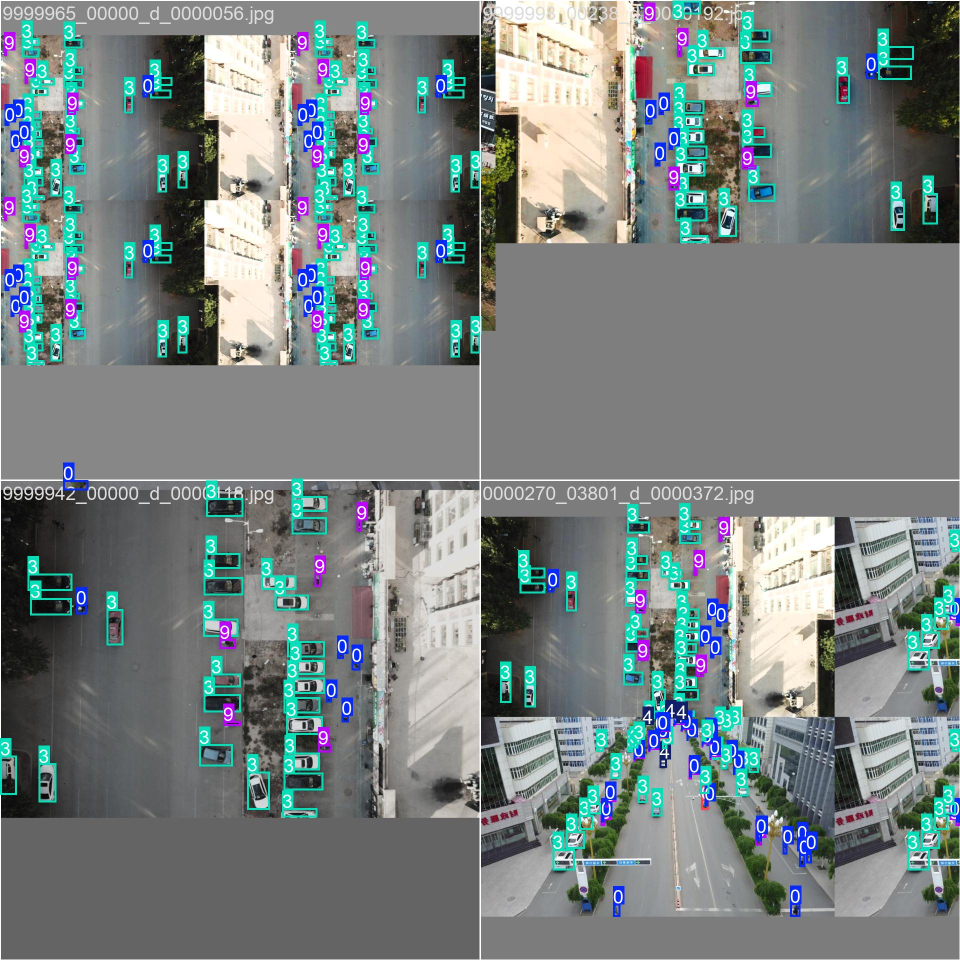
#> input picture scripts/runs/detect/runs/birdeye/yolo26n_visdrone-2/train_batch0.jpg, 1920 x 1920 px (shown at 1/2 size)
$ python -i cinematic.py   (imports and definitions only)
#> lines starting #> are read from the running program, lines starting #| are printed output that depends on the picture; after the words box and inside, x2 and y2 are one past the last pixel; in counts of white or black regions, pixels touching at a corner belong together
#> further down, picture is the input picture: shape (1920, 1920, 3); mean B, G, R 128.8, 129.5, 119.9
import cv2
import numpy as np


# [9 lines left out: function chromatic_aberration, not called in this run]


def add_bloom(img, threshold=200, blur_size=25, intensity=0.5):
    """Glowing highlight bloom - makes headlights/taillights radiate."""
#> called with threshold = 200, blur_size = 25, intensity = 0.5
    gray = cv2.cvtColor(img, cv2.COLOR_BGR2GRAY)
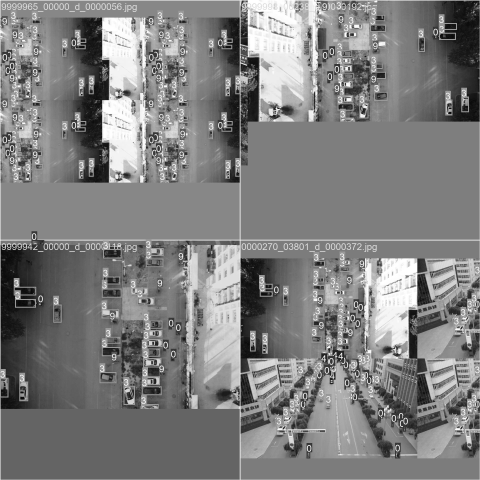
#> gray: shape (1920, 1920) (shown at 1/4 size); min 0, max 255, mean 126.6
    _, mask = cv2.threshold(gray, threshold, 255, cv2.THRESH_BINARY)
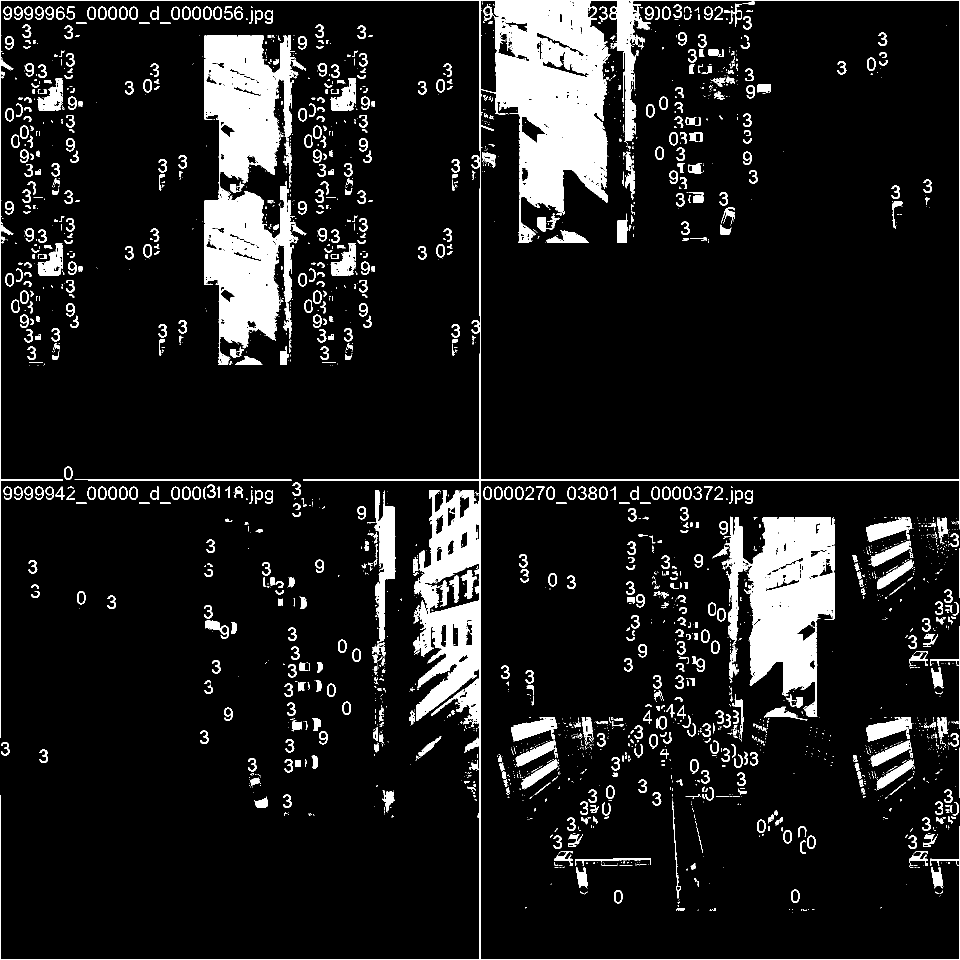
#> mask: shape (1920, 1920) (shown at 1/2 size); 10.7% white; 2686 white regions (1901 under 20 px), largest, box (x1, y1, x2, y2) and area: (0, 0, 1920, 1920) 133879, (409, 70, 595, 730) 74250, (1449, 1033, 1670, 1434) 49870
    mask_3ch = cv2.cvtColor(mask, cv2.COLOR_GRAY2BGR)
    bright = cv2.bitwise_and(img, mask_3ch)
    bloom = cv2.GaussianBlur(bright, (0, 0), sigmaX=blur_size)
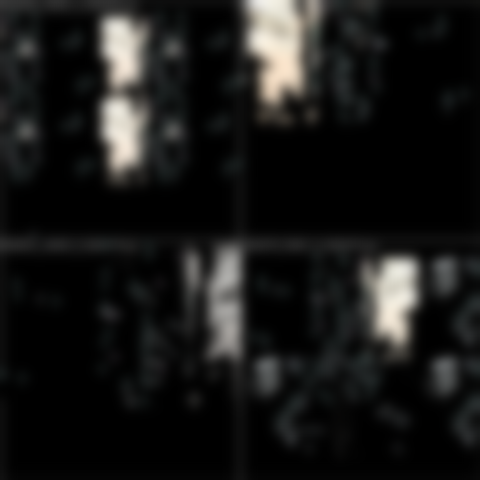
#> bloom: shape (1920, 1920, 3) (shown at 1/4 size); mean B, G, R 23.9, 24.8, 24.8
    return cv2.addWeighted(img, 1.0, bloom, intensity, 0)
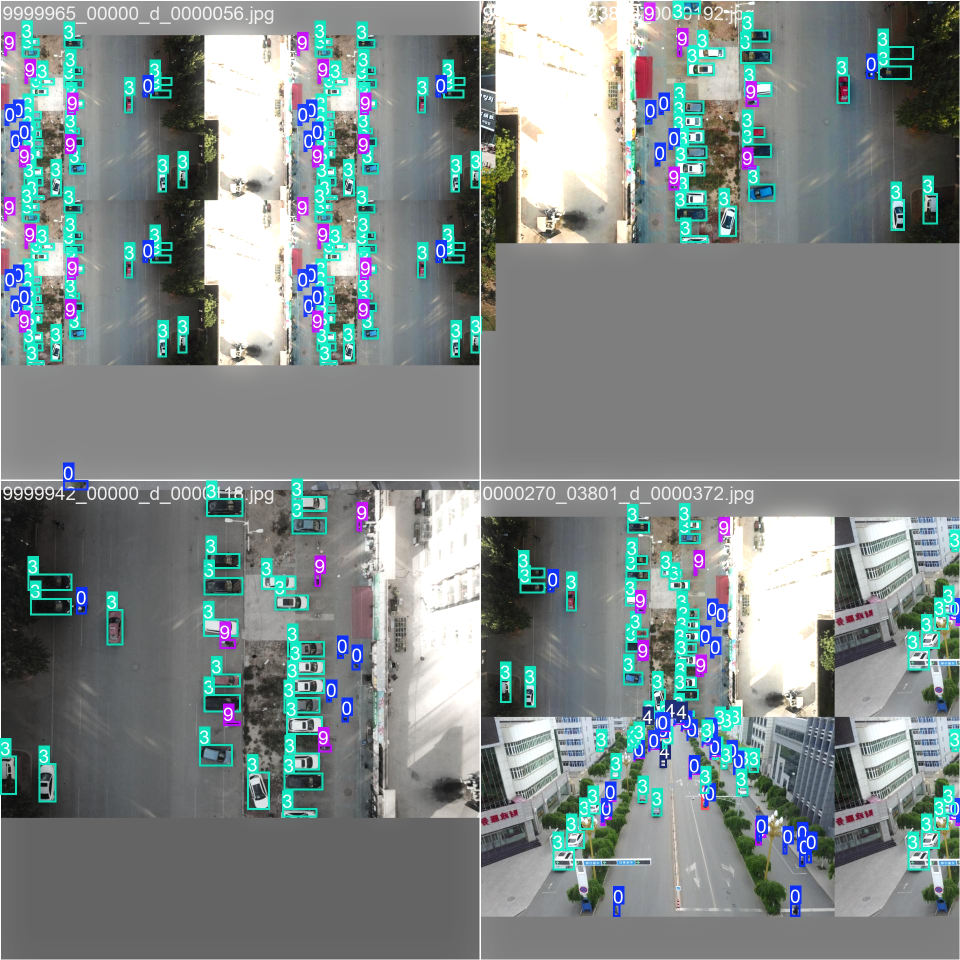
#> returned value: shape (1920, 1920, 3) (shown at 1/2 size); mean of channels 0, 1, 2 137.4, 137.4, 127.1; drawn as B, G, R


class MotionTrailBuffer:
    """Accumulates a fading trail of bright motion (headlights/taillights)
    across frames - call update() every frame, get the trail-augmented
    frame back."""

    def __init__(self, shape, decay=0.85):
        self.buffer = np.zeros(shape, dtype=np.float32)
        self.decay = decay

    # [102 lines left out: functions update, unfold_warp, glowing_edges, extract_light_particles, render_particle_field, draw_point_marker, not called in this run]

>>> import cv2
>>> picture = cv2.imread('../runs/detect/runs/birdeye/yolo26n_visdrone-2/train_batch0.jpg')
>>> result = add_bloom(picture)

$ run again, on scripts/runs/detect/runs/birdeye/yolo26n_visdrone-2/train_batch1.jpg
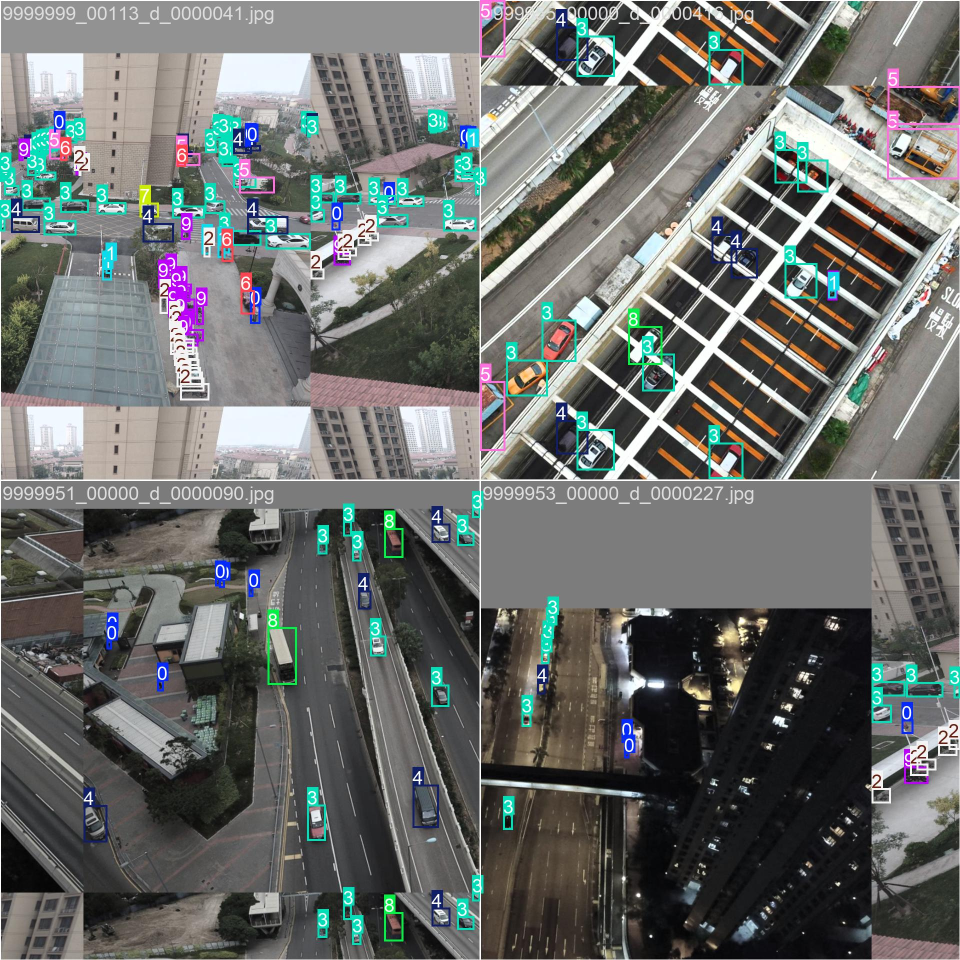
#> input picture scripts/runs/detect/runs/birdeye/yolo26n_visdrone-2/train_batch1.jpg, 1920 x 1920 px (shown at 1/2 size)
#> picture is the input picture: shape (1920, 1920, 3); mean B, G, R 107, 109.1, 106.5
#> in add_bloom, `_, mask = cv2.threshold(gray, threshold, 255, cv2.THRESH_BINARY)`:
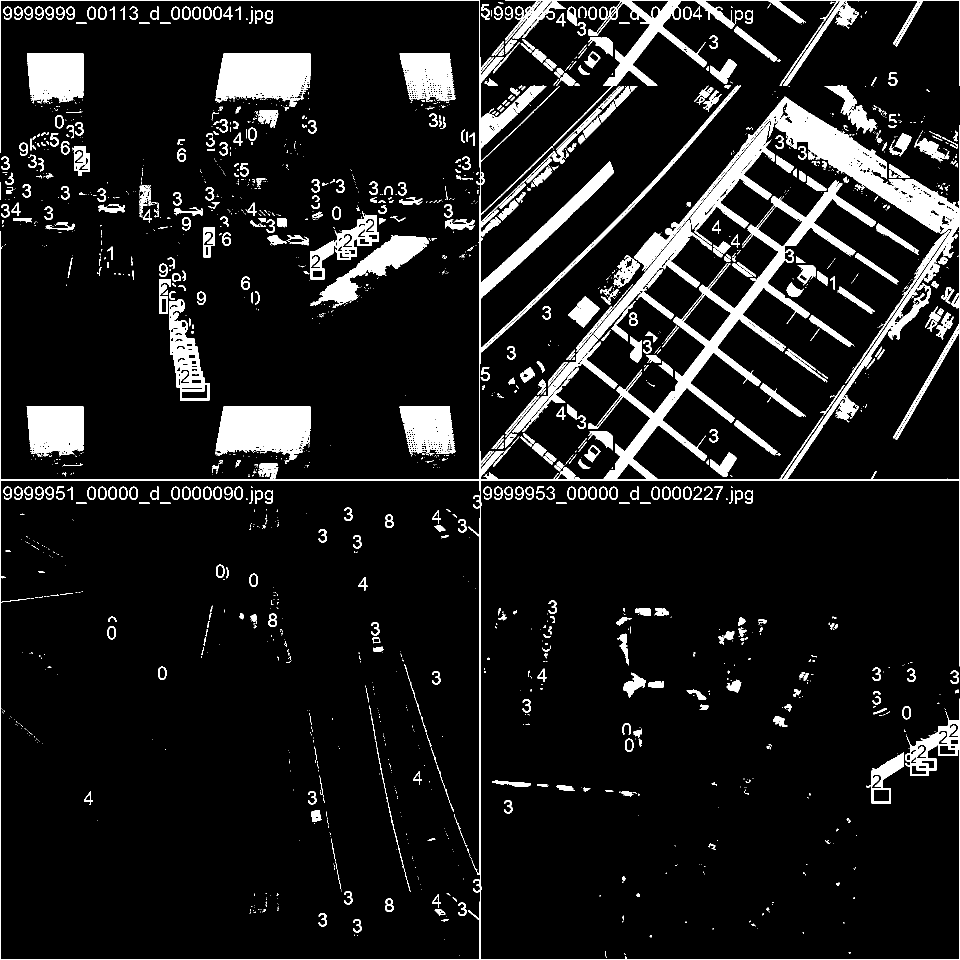
#> mask: shape (1920, 1920) (shown at 1/2 size); 9.8% white; 1964 white regions (1366 under 20 px), largest, box (x1, y1, x2, y2) and area: (0, 0, 1920, 1920) 121496, (1011, 0, 1920, 292) 18689, (431, 813, 621, 920) 16056
#> in add_bloom, `return cv2.addWeighted(img, 1.0, bloom, intensity, 0)`:
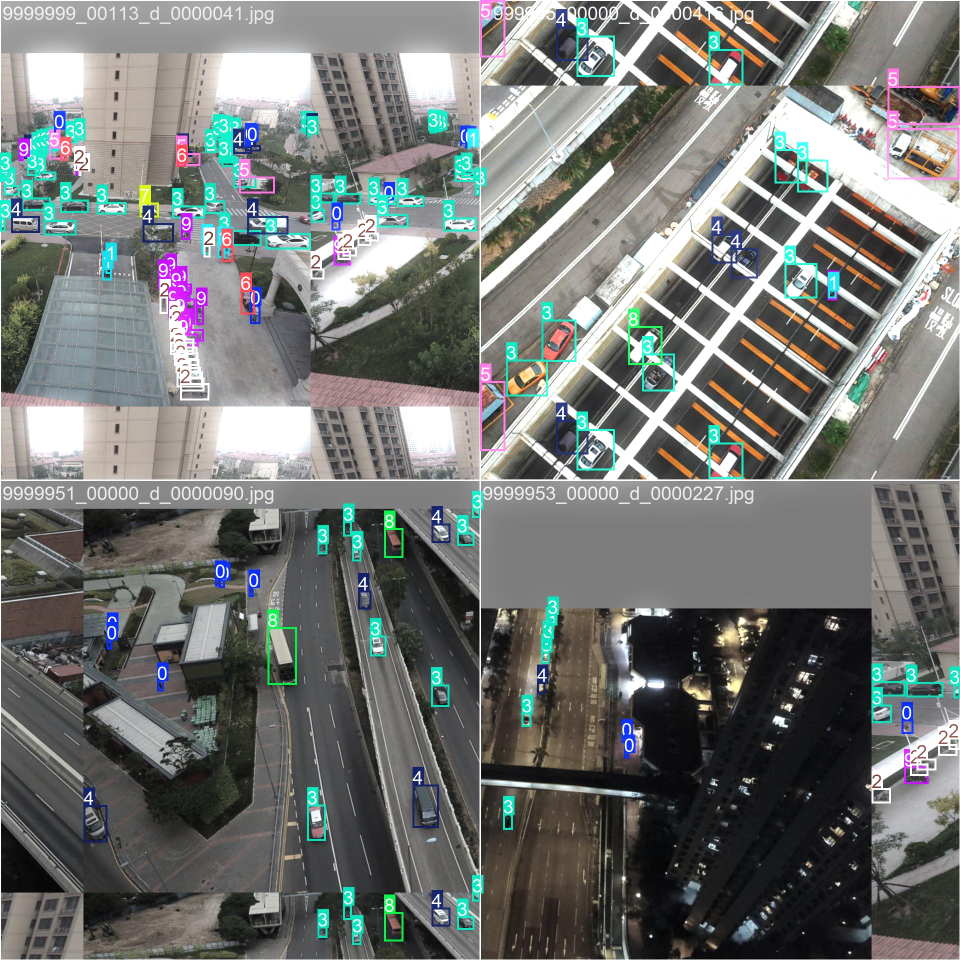
#> returned value: shape (1920, 1920, 3) (shown at 1/2 size); mean of channels 0, 1, 2 115.4, 117.7, 115.2; drawn as B, G, R

$ run again, on scripts/runs/detect/runs/birdeye/yolo26n_visdrone-2/train_batch145620.jpg
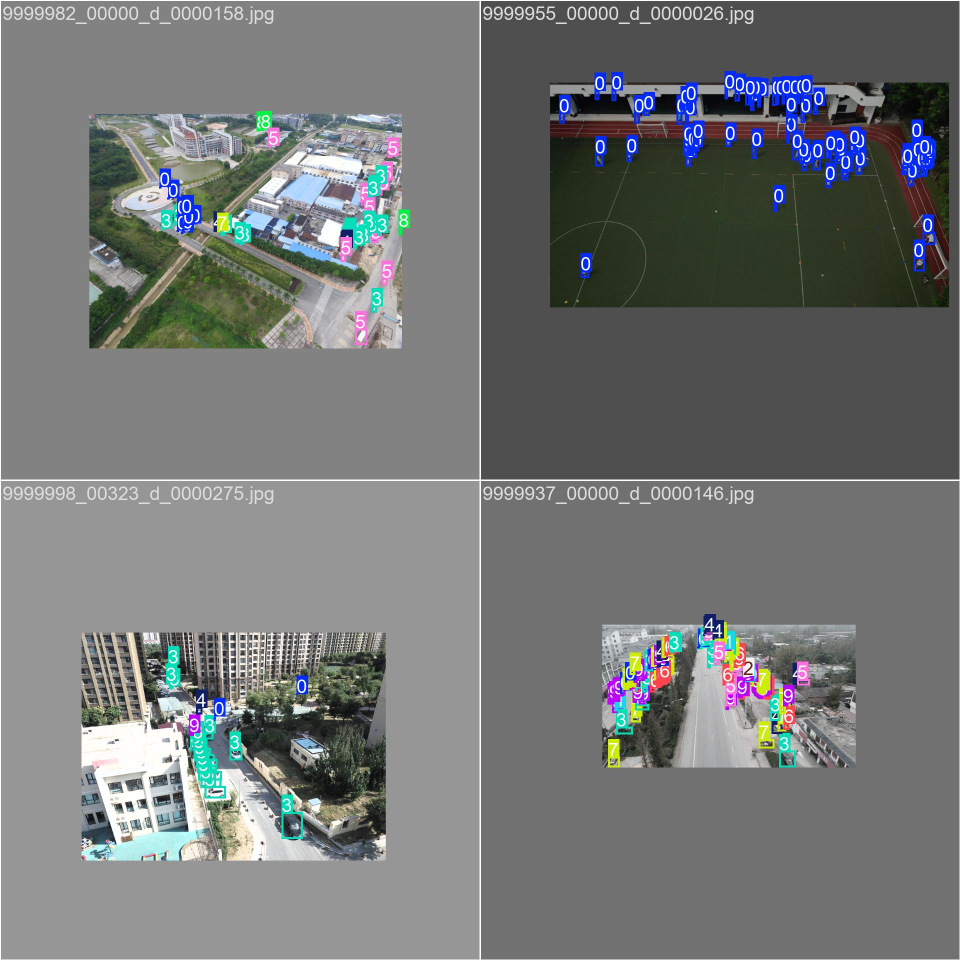
#> input picture scripts/runs/detect/runs/birdeye/yolo26n_visdrone-2/train_batch145620.jpg, 1920 x 1920 px (shown at 1/2 size)
#> picture is the input picture: shape (1920, 1920, 3); mean B, G, R 117.7, 117.9, 115.6
#> in add_bloom, `_, mask = cv2.threshold(gray, threshold, 255, cv2.THRESH_BINARY)`:
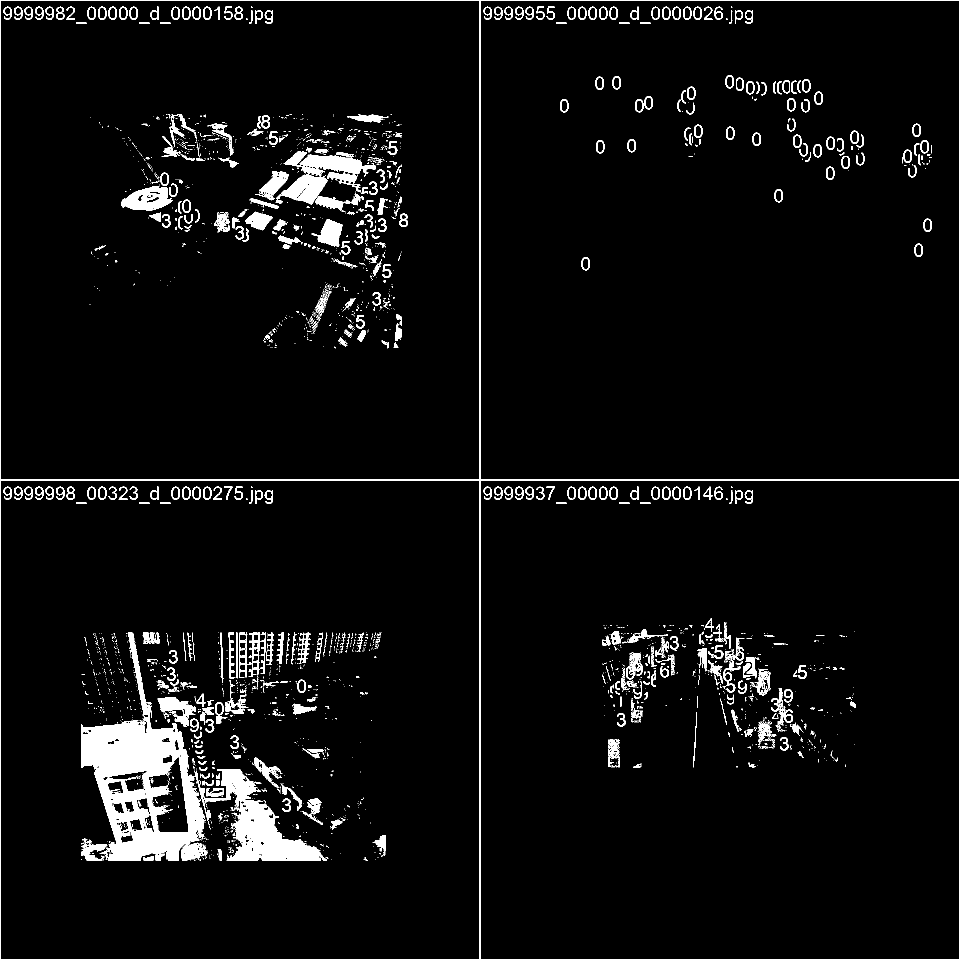
#> mask: shape (1920, 1920) (shown at 1/2 size); 4.7% white; 2722 white regions (2230 under 20 px), largest, box (x1, y1, x2, y2) and area: (163, 1265, 416, 1721) 40537, (0, 0, 1920, 1920) 23004, (389, 1538, 654, 1721) 15437
#> in add_bloom, `return cv2.addWeighted(img, 1.0, bloom, intensity, 0)`:
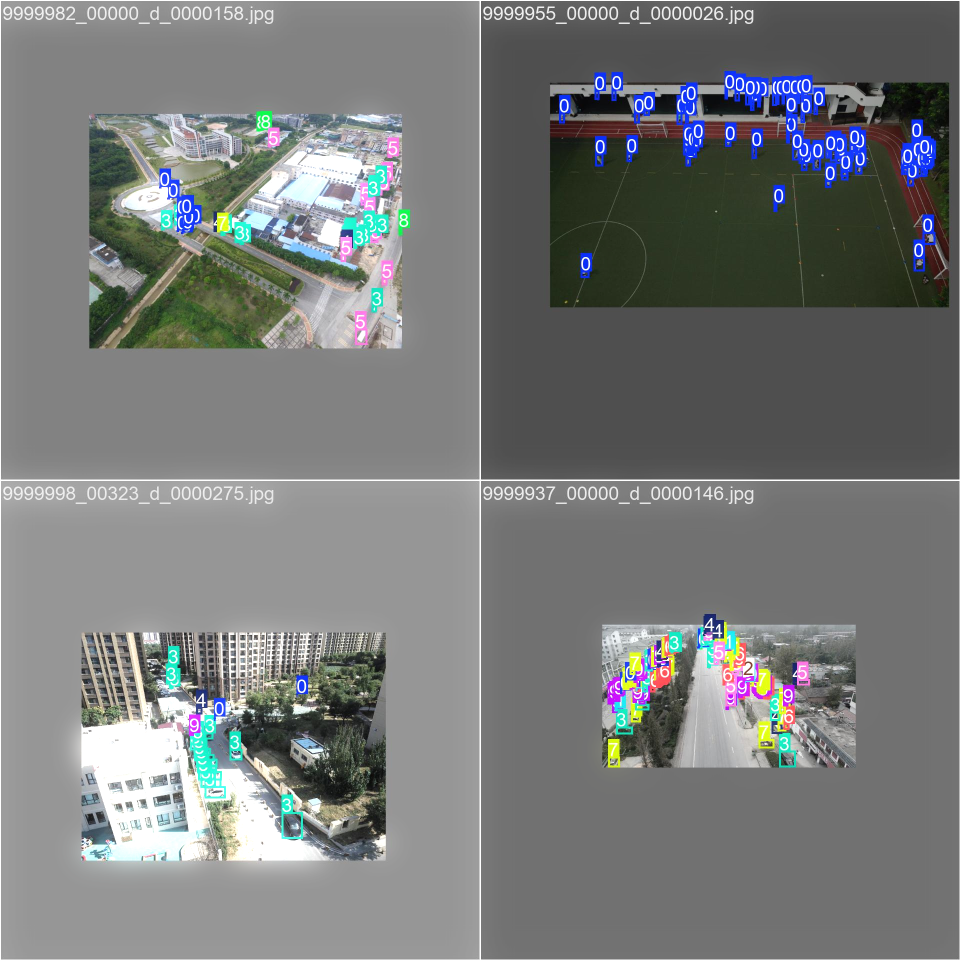
#> returned value: shape (1920, 1920, 3) (shown at 1/2 size); mean of channels 0, 1, 2 121.6, 122.1, 119.7; drawn as B, G, R
